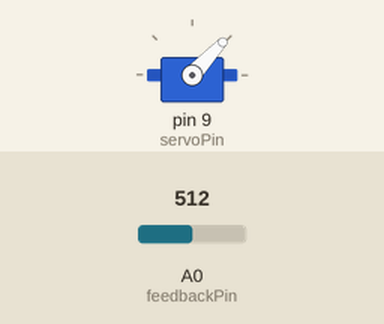
Simulated run of this sketch. Board: Arduino Uno, built with avr-gcc and run on an emulated ATmega328P. On the bench: servo. The test bench sets the inputs (shaded band); at power-on: A0 (feedbackPin) = 512. Random numbers use the default seed unless the sketch sets one; what the sketch prints to the serial monitor is not drawn.

Above: at 0.1 s.
At 10.6 s:
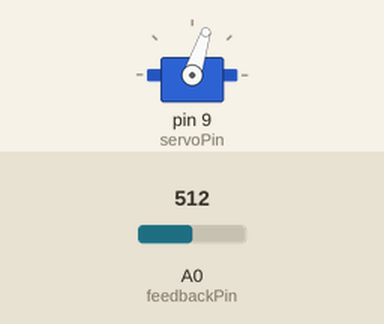
At 21.1 s:
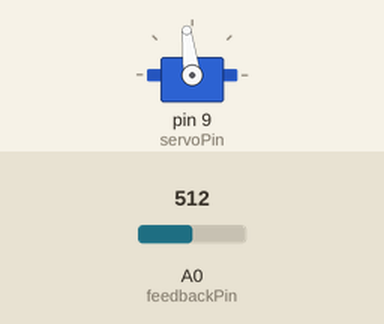
At 37.6 s:
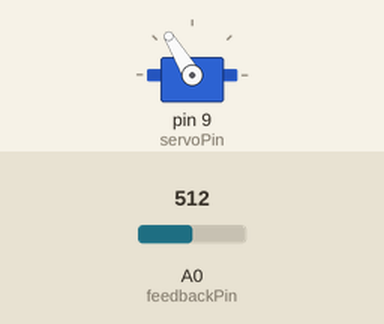
Timing chart, 0 to 40.0 s (numbered marks = the images above):
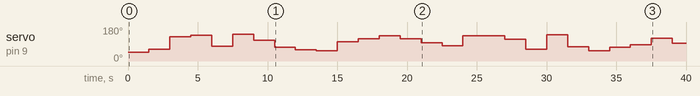

The sketch:

random_data_collectiom.ino
```cpp
#include <Servo.h>
int feedbackPin=A0;
int servoPin=9;
int feedback;
Servo MyServo;

void setup() {
Serial.begin(9600);
MyServo.attach(servoPin);
//MyServo.write(0);
}

void loop() {
while (true) {
  int random_pos=random(0,280);
  int PWM = map(random_pos,0,270,1000,2000);
  MyServo.writeMicroseconds(PWM);
  //Serial.print("desired angle:" +String(pos));
  Serial.print(random_pos);
  Serial.print(", ");
  delay(1500);
  feedback=analogRead(feedbackPin);
  //Serial.print("analog value is: " +String(feedback));
  //Serial.print(", ");
  //float feedback_angle = mapFloat(feedback,0.0,.0,0.0,280.0);
  int feedback_angle = map(feedback,27,817,0,270);
  //int actual_angle=-1.074581*feedback_angle+273.456922;
  //float actual_angle = -1.93539009*feedback_angle+393.1875363;
  //Serial.println("actual angle:" +String(feedback_angle));
  //Serial.println(actual_angle);
  Serial.println(feedback_angle);
  //delay(1000);
  }
}

//float mapFloat(float x, float in_min, float in_max, float out_min, float out_max) {
  //return (x - in_min) * (out_max - out_min) / (in_max - in_min) + out_min;
//}
```

Measured:
- by itself, servo on pin 9 (servoPin): 47° → 62° at 1.5 s, → 128° 1.5 s later, → 137° 1.5 s later, → 77° 1.5 s later, … (26 changes in this stretch)
